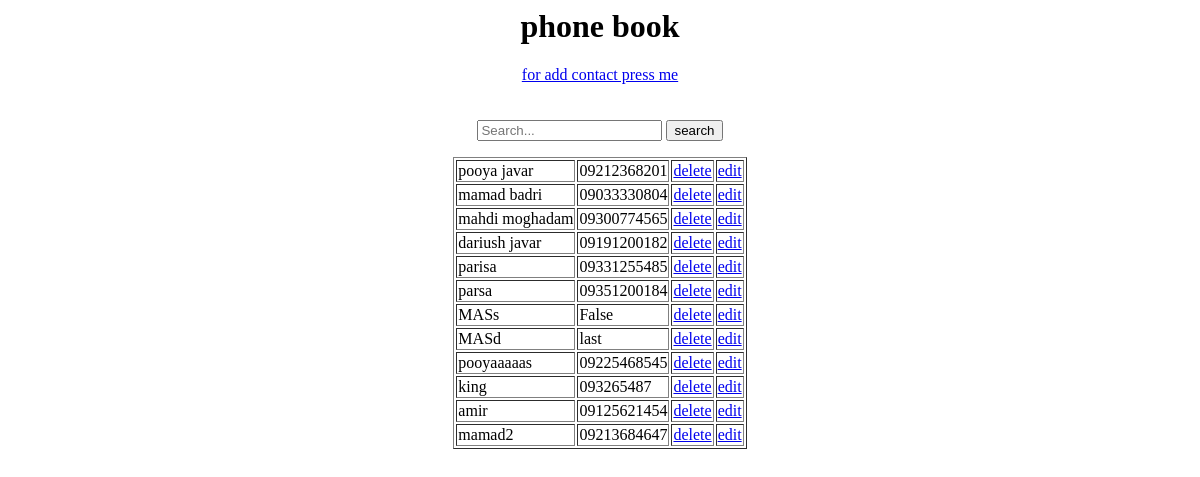
The page /phonebook/ on the database as committed earlier.
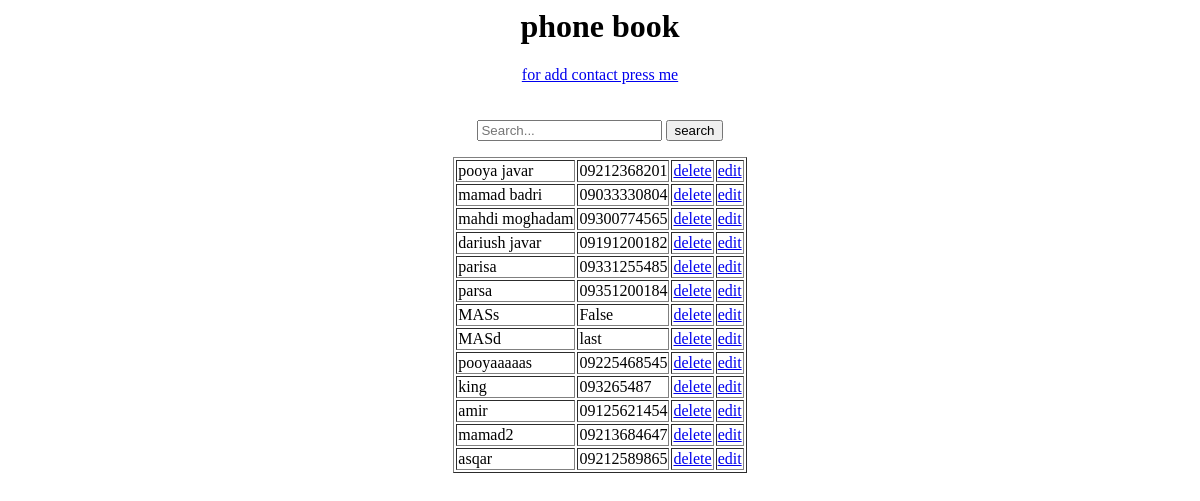
The same page on the database as committed later.
### accounts/models.py (models this page shows)
class phonenum(models.Model):
    name = models.CharField(max_length = 200)
    phone_num = models.CharField (
        max_length = 30,
        validators = [
            RegexValidator(
                regex = '(\+989|9|09)(12|19|35|36|37|38|39|32|90|91|92|93|21|94|11|12|13|14|15|16|17|18|30|33|35|36|37|38|39|01|02|03|04|05|20|21|22|32|31|34)\d{7}',
                code = 'invalid_number'
            ),
        ]
    )

### accounts/views.py (the view)
# urls.py: path('phonebook/',num, name ='phonebook'),
def num(request):
    context = {
        'phonenums': phonenum.objects.all()
    }
    return render (request,'tmp/phonebook.html',context)

### accounts/templates/tmp/phonebook.html (shortened to what this page needs)
<center>
<h1>phone book</h1>
<a href="/add">for add contact press me</a>
<br/><br/><br/>
<form action="{% url 'search_results' %}" method="get">
  <input name="q" type="text" placeholder="Search...">
  <input type="submit" value="search">
</form>
<table border="1">
{% for phonenum in phonenums %}
<tr>
<td>{{phonenum.name}}</td>
<td>{{phonenum.phone_num}}</td>
<td><a href="delete/{{ phonenum.id }}">delete</a>
<td><a href="update/{{ phonenum.id }}">edit</a></td>
</tr>
{% endfor %}
</table>

Rows that differ between the two databases and show on the page:
added phonenum: name "asqar", phone_num "09212589865"
